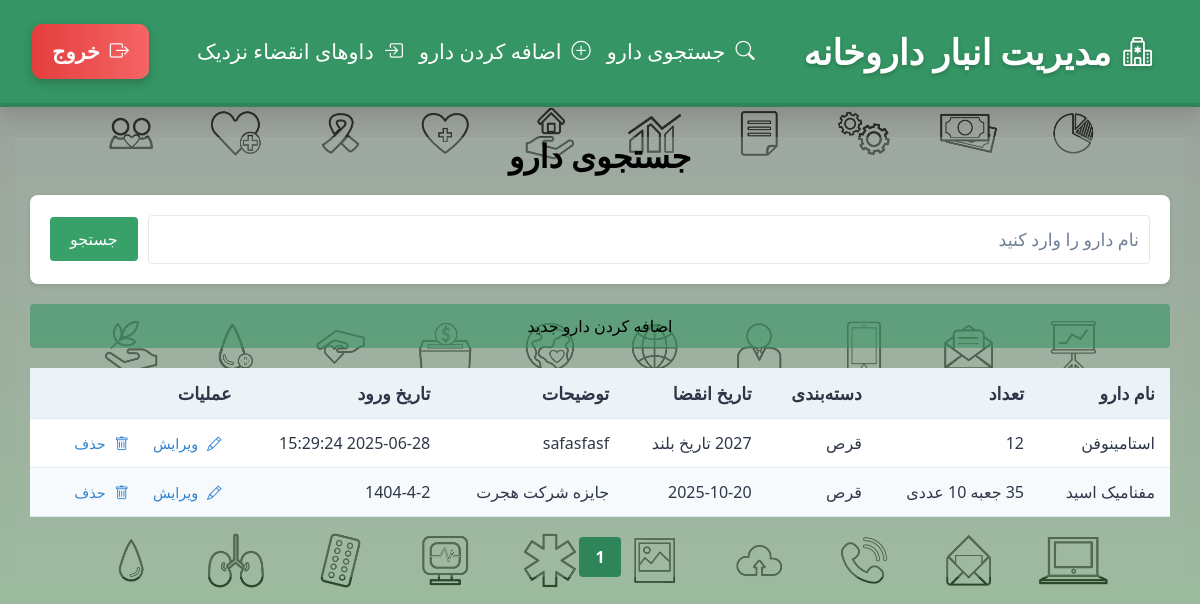
The page /search-drug (signed in) on the database its author committed.
### index_module/models.py (models this page shows, shortened)
class Drugs(models.Model):
    name = models.CharField(max_length=200, verbose_name='نام دارو')
    category = models.CharField(max_length=200, verbose_name='دسته بندی دارو', null=True, blank=True)
    expiration_date = models.CharField(max_length=200 ,verbose_name='تاریخ انقضا دارو', null=True, blank=True)
    number = models.CharField(max_length=200 , verbose_name='تعداد دارو')
    description = models.CharField(max_length=400, verbose_name='توضیحات برای این دارو', null=True, blank=True)
    date_in_warehouse = models.CharField(max_length=200,verbose_name='تاریخ ورود دارو به انبار', null=True, blank=True)
    user = models.ForeignKey(settings.AUTH_USER_MODEL, on_delete=models.CASCADE, related_name='drugs', null=True)
    class Meta:
        verbose_name = 'داروها'
        verbose_name_plural = 'داروهای داروخانه'

### index_module/views.py (the view)
# urls.py: path('search-drug' , views.SearchDrugView.as_view() , name = 'search_drug'),
class SearchDrugView(LoginRequiredMixin, ListView):
    model = Drugs
    template_name = 'index_module/search_medicine.html'
    context_object_name = 'medicines'
    paginate_by = 5
    def get_queryset(self):
        query = self.request.GET.get('medicine_name', '')
        if query:
            objects = Drugs.objects.filter(name__icontains=query, user=self.request.user)
        else:
            objects = Drugs.objects.filter(user=self.request.user)
        return objects
    def get_context_data(self, **kwargs):
        context = super().get_context_data(**kwargs)
        context['search_query'] = self.request.GET.get('medicine_name', '')
        if context['search_query'] and len(self.get_queryset()) == 0:
            context['is_empty'] = True
        return context

### index_module/templates/index_module/search_medicine.html (shortened to what this page needs)
{% extends 'shared/base.html' %}
{% load static %}
{% block content %}
<div class="container">
    <h2 class="search-title">جستجوی دارو</h2>
    <div class="search-form-container">
        <form method="GET" class="form-group">
            <input type="text" name="medicine_name" class="form-control" placeholder="نام دارو را وارد کنید" value="{{ search_query|default_if_none:'' }}">
            <button type="submit" class="btn btn-primary">جستجو</button>
        </form>
    </div>
    <a href="{% url 'add_drug' %}" class="btn-add-drug">اضافه کردن دارو جدید</a>
    {% if medicines %}
        <div class="scrollable-table">
            <table>
                <thead>
                    <tr >
                        <th>نام دارو</th>
                        <th>تعداد</th>
                        <th>دسته‌بندی</th>
                        <th>تاریخ انقضا</th>
                        <th>توضیحات</th>
                        <th>تاریخ ورود</th>
                        <th>عملیات</th>
                    </tr>
                </thead>
                <tbody>
                    {% for medicine in medicines %}
                        <tr>
                            <td>{{ medicine.name }}</td>
                            <td>{{ medicine.number }}</td>
                            <td>{{ medicine.category }}</td>
                            <td>{{ medicine.expiration_date }}</td>
                            <td>{{ medicine.description }}</td>
                            <td>{{ medicine.date_in_warehouse }}</td>
                            <td class="action-links">
                                <a href="{% url 'edit_drug' medicine.id %}"><i class="bi bi-pencil"></i> ویرایش</a>
                                <a href="{% url 'delete_drug' medicine.id %}"><i class="bi bi-trash"></i> حذف</a>
                            </td>
                        </tr>
                    {% endfor %}
                </tbody>
            </table>
        </div>
        <div class="pagination">
            {% for pageNumber in paginator.page_range %}
                {% if page_obj.number == pageNumber %}
                    <span class="current-page">{{ pageNumber }}</span>
                {% else %}
                    <a href="?page={{ pageNumber }}{% if search_query %}&q={{ search_query }}{% endif %}">{{ pageNumber }}</a>
                {% endif %}
            {% endfor %}
        </div>
    {% endif %}
</div>
{% endblock %}

### index_module/templates/index_module/search_medicine.html (style rules this page uses)
.container { max-width: 1200px; margin: 30px auto; background-color: rgba(166, 182, 174, 0.17); padding: 0 15px; }
.search-title { text-align: center; color: #000000; font-weight: bold; font-size: 2rem; margin-bottom: 20px; }
.search-form-container { background-color: #ffffff; padding: 20px; border-radius: 8px; box-shadow: 0 2px 5px rgba(0, 0, 0, 0.1); margin-bottom: 20px; }
.form-group { display: flex; align-items: center; gap: 10px; }
.form-control { background-color: #ffffff; color: #2d3748; border: 1px solid #e2e8f0; border-radius: 4px; padding: 10px; font-size: 1.1rem; }
.form-control::placeholder { color: #718096; opacity: 1; font-size: 1.1rem; }
.btn-primary { background-color: #38a169; color: #ffffff; border: none; padding: 10px 20px; border-radius: 4px; font-size: 1rem; cursor: pointer; }
.btn-add-drug { display: block; text-align: center; background-color: #3182ce; color: #ffffff; padding: 10px 20px; border-radius: 4px; text-decoration: none; font-size: 1rem; margin: 20px 0; }
.btn-add-drug { background-color: rgba(53, 149, 100, 0.59); color: #000000; }
.scrollable-table { overflow-x: auto; }
table { width: 100%; border-collapse: collapse; background-color: #ffffff; border-radius: 8px; box-shadow: 0 2px 5px rgba(0, 0, 0, 0.1); }
th, td { padding: 12px 15px; text-align: right; border-bottom: 1px solid #e2e8f0; }
th { background-color: #edf2f7; color: #2d3748; font-weight: 600; font-size: 1.1rem; }
tr:nth-child(even) { background-color: #f7fafc; }
.action-links a { color: #3182ce; text-decoration: none; margin: 0 10px; font-size: 0.9rem; }
.action-links i { margin-left: 5px; }
.pagination { display: flex; justify-content: center; margin-top: 20px; gap: 10px; }
.pagination .current-page { background-color: #2f855a; color: #ffffff; padding: 8px 16px; border-radius: 4px; font-weight: bold; }

### rows shown on the page
Drugs: name "استامینوفن", number "12", category "قرص", expiration_date "2027 تاریخ بلند", description "safasfasf", date_in_warehouse "2025-06-28 15:29:24"
Drugs: name "مفنامیک اسید", number "35 جعبه 10 عددی", category "قرص", expiration_date "2025-10-20", description "جایزه شرکت هجرت", date_in_warehouse "1404-4-2"

### other values the page prints
{{ pageNumber }} "1"
